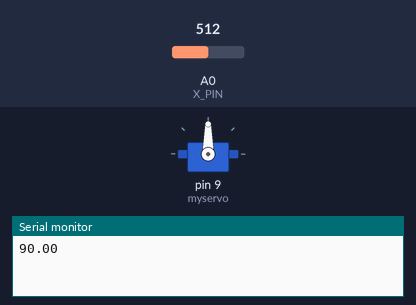
A sketch run on a simulated Arduino Uno, built with avr-gcc and run on an emulated ATmega328P. Shown: servo, the last lines printed to the serial monitor. The test bench sets the inputs (shaded band); at power-on: A0 (X_PIN) = 512.

Above: at 1.2 s.
1.3 s: A0 (X_PIN) set to 716
At 1.9 s:
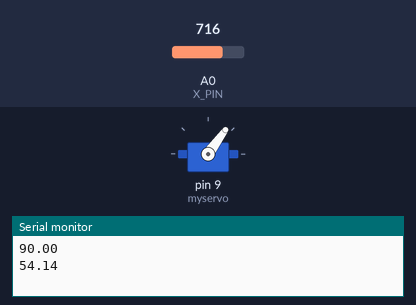
2.8 s: A0 (X_PIN) set to 900
At 4.0 s:
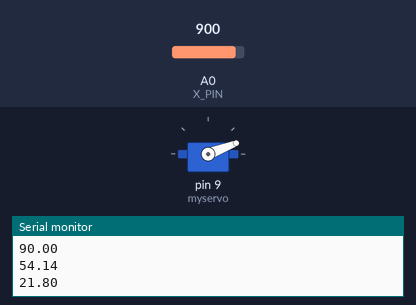
4.3 s: A0 (X_PIN) set to 1023
At 5.4 s:
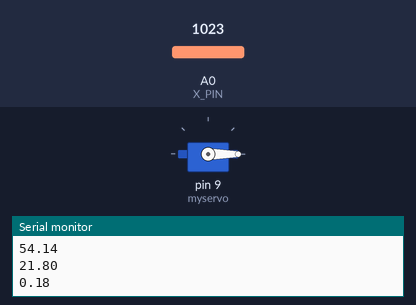
5.8 s: A0 (X_PIN) set to 306
At 6.5 s:
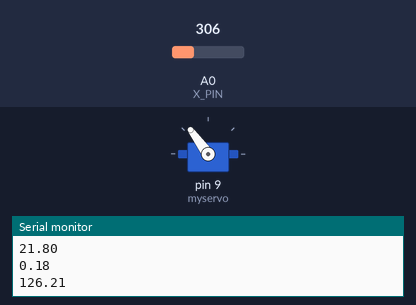
7.3 s: A0 (X_PIN) set to 122
At 7.7 s:
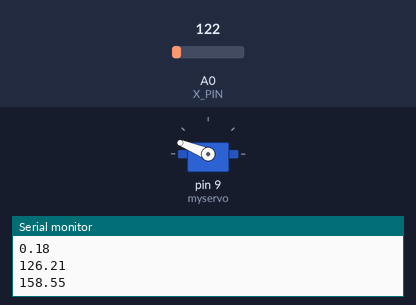
8.8 s: A0 (X_PIN) set to 511
At 10.0 s:
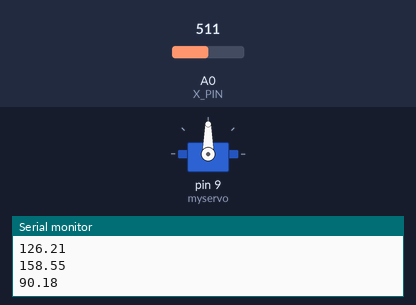
Timing chart, 0 to 11.3 s (numbered marks = the images above; inputs shaded):
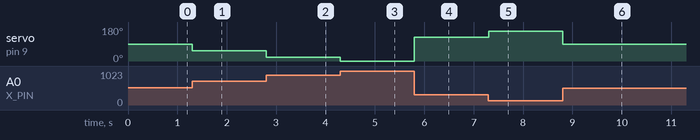

The sketch:

joystick-servo.ino
```cpp
#include <Servo.h>

Servo myservo;

const int SW_PIN = 2;
const int X_PIN = 0;
const int Y_PIN = 1;
float lastNumber;

float remap(float value, float start1, float stop1, float start2, float stop2){
  return start2 + (stop2 - start2) * ((value - start1) / (stop1 - start1));
}

void setup(){
  myservo.attach(9);
  pinMode(SW_PIN, INPUT);
  digitalWrite(SW_PIN, HIGH);
  Serial.begin(9600);
  myservo.write(90);
}

void loop(){
  float x_pos = analogRead(X_PIN);
  float newNumber = remap(x_pos, 0, 1024, 180, 0);

  if(lastNumber != newNumber){
    Serial.print(newNumber);
    Serial.print("\n");
  }
  lastNumber = newNumber;
  myservo.write(newNumber);
}
```

Measured:
- after the input at 1.3 s, servo on pin 9 (myservo): 90° → 54° at once
- after the input at 2.8 s, servo on pin 9 (myservo): 54° → 21° at once
- after the input at 4.3 s, servo on pin 9 (myservo): 21° → 0° at once
- after the input at 5.8 s, servo on pin 9 (myservo): 0° → 126° at once
- after the input at 7.3 s, servo on pin 9 (myservo): 126° → 158° at once
- after the input at 8.8 s, servo on pin 9 (myservo): 158° → 90° at once
